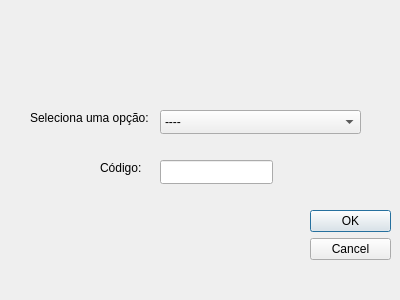
<?xml version="1.0" encoding="UTF-8"?>
<ui version="4.0">
 <class>ui_buscar</class>
 <widget class="QDialog" name="ui_buscar">
  <property name="geometry">
   <rect>
    <x>0</x>
    <y>0</y>
    <width>400</width>
    <height>300</height>
   </rect>
  </property>
  <property name="minimumSize">
   <size>
    <width>400</width>
    <height>300</height>
   </size>
  </property>
  <property name="maximumSize">
   <size>
    <width>400</width>
    <height>300</height>
   </size>
  </property>
  <property name="windowTitle">
   <string>Dialog</string>
  </property>
  <widget class="QDialogButtonBox" name="buttonBox">
   <property name="geometry">
    <rect>
     <x>310</x>
     <y>210</y>
     <width>81</width>
     <height>71</height>
    </rect>
   </property>
   <property name="orientation">
    <enum>Qt::Vertical</enum>
   </property>
   <property name="standardButtons">
    <set>QDialogButtonBox::Cancel|QDialogButtonBox::Ok</set>
   </property>
  </widget>
  <widget class="QComboBox" name="cbxOpcoes">
   <property name="geometry">
    <rect>
     <x>160</x>
     <y>110</y>
     <width>201</width>
     <height>24</height>
    </rect>
   </property>
   <item>
    <property name="text">
     <string>----</string>
    </property>
   </item>
   <item>
    <property name="text">
     <string>CLIENTE</string>
    </property>
   </item>
   <item>
    <property name="text">
     <string>ADMINISTRADOR</string>
    </property>
   </item>
   <item>
    <property name="text">
     <string>FUNCIONARIO</string>
    </property>
   </item>
  </widget>
  <widget class="QLabel" name="label">
   <property name="geometry">
    <rect>
     <x>30</x>
     <y>110</y>
     <width>131</width>
     <height>16</height>
    </rect>
   </property>
   <property name="text">
    <string>Seleciona uma opção:</string>
   </property>
  </widget>
  <widget class="QLabel" name="label_2">
   <property name="geometry">
    <rect>
     <x>100</x>
     <y>160</y>
     <width>51</width>
     <height>16</height>
    </rect>
   </property>
   <property name="text">
    <string>Código:</string>
   </property>
  </widget>
  <widget class="QLineEdit" name="txtCodigo">
   <property name="geometry">
    <rect>
     <x>160</x>
     <y>160</y>
     <width>113</width>
     <height>24</height>
    </rect>
   </property>
  </widget>
 </widget>
 <resources/>
 <connections>
  <connection>
   <sender>buttonBox</sender>
   <signal>accepted()</signal>
   <receiver>ui_buscar</receiver>
   <slot>accept()</slot>
   <hints>
    <hint type="sourcelabel">
     <x>310</x>
     <y>280</y>
    </hint>
    <hint type="destinationlabel">
     <x>157</x>
     <y>274</y>
    </hint>
   </hints>
  </connection>
  <connection>
   <sender>buttonBox</sender>
   <signal>rejected()</signal>
   <receiver>ui_buscar</receiver>
   <slot>reject()</slot>
   <hints>
    <hint type="sourcelabel">
     <x>316</x>
     <y>260</y>
    </hint>
    <hint type="destinationlabel">
     <x>286</x>
     <y>274</y>
    </hint>
   </hints>
  </connection>
 </connections>
</ui>
